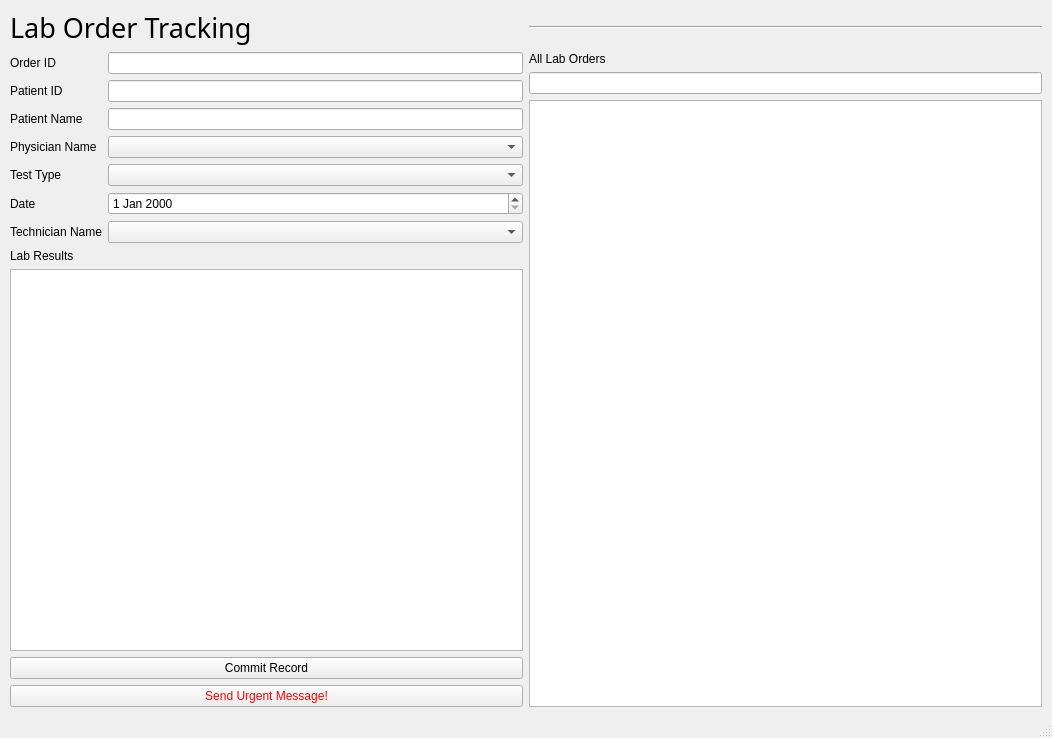
<?xml version="1.0" encoding="UTF-8"?>
<ui version="4.0">
 <class>MainWindow</class>
 <widget class="QMainWindow" name="MainWindow">
  <property name="geometry">
   <rect>
    <x>0</x>
    <y>0</y>
    <width>1052</width>
    <height>738</height>
   </rect>
  </property>
  <property name="windowTitle">
   <string>MainWindow</string>
  </property>
  <widget class="QWidget" name="eprwidget">
   <property name="enabled">
    <bool>true</bool>
   </property>
   <property name="autoFillBackground">
    <bool>false</bool>
   </property>
   <layout class="QVBoxLayout" name="verticalLayout_3">
    <property name="leftMargin">
     <number>10</number>
    </property>
    <property name="rightMargin">
     <number>10</number>
    </property>
    <item>
     <layout class="QHBoxLayout" name="horizontalLayout_2">
      <item>
       <widget class="QLabel" name="label">
        <property name="font">
         <font>
          <family>Segoe Print</family>
          <pointsize>20</pointsize>
         </font>
        </property>
        <property name="text">
         <string>Lab Order Tracking</string>
        </property>
       </widget>
      </item>
      <item>
       <widget class="Line" name="line">
        <property name="orientation">
         <enum>Qt::Horizontal</enum>
        </property>
       </widget>
      </item>
     </layout>
    </item>
    <item>
     <layout class="QHBoxLayout" name="horizontalLayout">
      <item>
       <layout class="QVBoxLayout" name="verticalLayout">
        <item>
         <layout class="QFormLayout" name="formLayout">
          <item row="0" column="0">
           <widget class="QLabel" name="label_4">
            <property name="text">
             <string>Order ID</string>
            </property>
           </widget>
          </item>
          <item row="0" column="1">
           <widget class="QLineEdit" name="lineEdit_3"/>
          </item>
          <item row="2" column="0">
           <widget class="QLabel" name="label_2">
            <property name="text">
             <string>Patient Name</string>
            </property>
           </widget>
          </item>
          <item row="2" column="1">
           <widget class="QLineEdit" name="lineEdit"/>
          </item>
          <item row="3" column="0">
           <widget class="QLabel" name="label_10">
            <property name="text">
             <string>Physician Name</string>
            </property>
           </widget>
          </item>
          <item row="3" column="1">
           <widget class="QComboBox" name="comboBox_2"/>
          </item>
          <item row="4" column="0">
           <widget class="QLabel" name="label_6">
            <property name="text">
             <string>Test Type</string>
            </property>
           </widget>
          </item>
          <item row="4" column="1">
           <widget class="QComboBox" name="comboBox_4"/>
          </item>
          <item row="5" column="0">
           <widget class="QLabel" name="label_3">
            <property name="text">
             <string>Date</string>
            </property>
           </widget>
          </item>
          <item row="5" column="1">
           <widget class="QDateEdit" name="dateEdit"/>
          </item>
          <item row="6" column="0">
           <widget class="QLabel" name="label_13">
            <property name="text">
             <string>Technician Name</string>
            </property>
           </widget>
          </item>
          <item row="6" column="1">
           <widget class="QComboBox" name="comboBox_3"/>
          </item>
          <item row="1" column="0">
           <widget class="QLabel" name="patientIDLabel">
            <property name="text">
             <string>Patient ID</string>
            </property>
           </widget>
          </item>
          <item row="1" column="1">
           <widget class="QLineEdit" name="patientIDLineEdit"/>
          </item>
         </layout>
        </item>
        <item>
         <widget class="QLabel" name="label_11">
          <property name="text">
           <string>Lab Results</string>
          </property>
         </widget>
        </item>
        <item>
         <widget class="QListView" name="listView"/>
        </item>
        <item>
         <widget class="QPushButton" name="pushButton">
          <property name="text">
           <string>Commit Record</string>
          </property>
         </widget>
        </item>
        <item>
         <widget class="QPushButton" name="pushButton_2">
          <property name="palette">
           <palette>
            <active>
             <colorrole role="WindowText">
              <brush brushstyle="SolidPattern">
               <color alpha="255">
                <red>255</red>
                <green>0</green>
                <blue>0</blue>
               </color>
              </brush>
             </colorrole>
             <colorrole role="ButtonText">
              <brush brushstyle="SolidPattern">
               <color alpha="255">
                <red>255</red>
                <green>0</green>
                <blue>0</blue>
               </color>
              </brush>
             </colorrole>
            </active>
            <inactive>
             <colorrole role="WindowText">
              <brush brushstyle="SolidPattern">
               <color alpha="255">
                <red>255</red>
                <green>0</green>
                <blue>0</blue>
               </color>
              </brush>
             </colorrole>
             <colorrole role="ButtonText">
              <brush brushstyle="SolidPattern">
               <color alpha="255">
                <red>255</red>
                <green>0</green>
                <blue>0</blue>
               </color>
              </brush>
             </colorrole>
            </inactive>
            <disabled>
             <colorrole role="WindowText">
              <brush brushstyle="SolidPattern">
               <color alpha="255">
                <red>120</red>
                <green>120</green>
                <blue>120</blue>
               </color>
              </brush>
             </colorrole>
             <colorrole role="ButtonText">
              <brush brushstyle="SolidPattern">
               <color alpha="255">
                <red>120</red>
                <green>120</green>
                <blue>120</blue>
               </color>
              </brush>
             </colorrole>
            </disabled>
           </palette>
          </property>
          <property name="text">
           <string>Send Urgent Message!</string>
          </property>
         </widget>
        </item>
       </layout>
      </item>
      <item>
       <layout class="QVBoxLayout" name="verticalLayout_2">
        <item>
         <widget class="QLabel" name="label_5">
          <property name="text">
           <string>All Lab Orders</string>
          </property>
         </widget>
        </item>
        <item>
         <widget class="QLineEdit" name="lineEdit_2"/>
        </item>
        <item>
         <widget class="QListView" name="listView_2"/>
        </item>
       </layout>
      </item>
     </layout>
    </item>
   </layout>
  </widget>
  <widget class="QStatusBar" name="statusbar"/>
  <action name="actionHelp_Page">
   <property name="text">
    <string>Help Page</string>
   </property>
  </action>
  <action name="actionAdministrator_Login">
   <property name="enabled">
    <bool>true</bool>
   </property>
   <property name="text">
    <string>User Management</string>
   </property>
  </action>
  <action name="actionElectronic_Patient_Record">
   <property name="text">
    <string>Electronic Patient Record</string>
   </property>
  </action>
  <action name="actionPhysician_Scheduler">
   <property name="text">
    <string>Physician Scheduler</string>
   </property>
  </action>
  <action name="actionLab_Order_Tracking">
   <property name="text">
    <string>Lab Order Tracking</string>
   </property>
  </action>
  <action name="actionPharmacy_Order_Tracking">
   <property name="text">
    <string>Pharmacy Order Tracking</string>
   </property>
  </action>
  <action name="actionInsurance_Billing">
   <property name="text">
    <string>Insurance Billing</string>
   </property>
  </action>
  <action name="actionEquipment_Inventory_and_Maintenance">
   <property name="text">
    <string>Equipment Inventory and Maintenance</string>
   </property>
  </action>
  <action name="actionPrint">
   <property name="text">
    <string>Print</string>
   </property>
  </action>
 </widget>
 <resources/>
 <connections/>
</ui>
